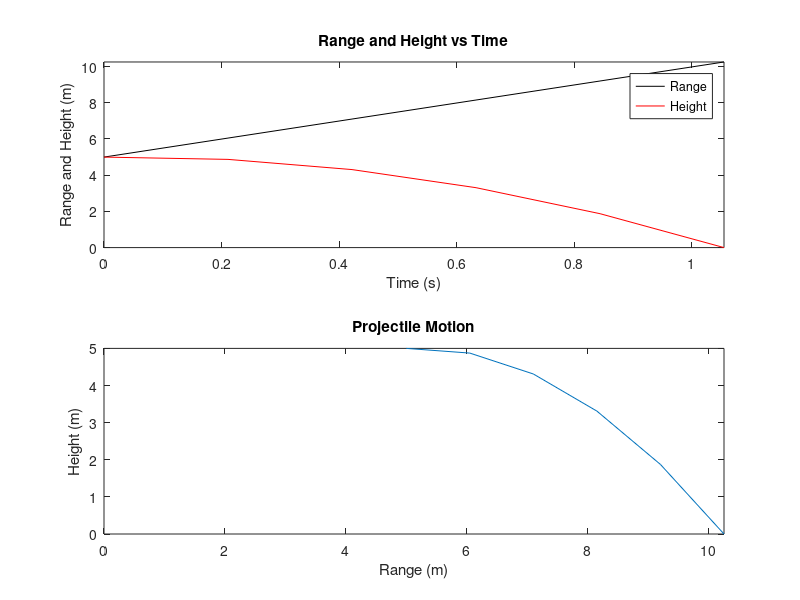

Write MATLAB code to recreate this figure.
% Coleman Lyski
%
% September 12, 2016
%
% Lecture 4
clear; close all; home
%
% program to calculate height and range
% projectile motion
%
% variables:
% (x0,y0) - initial position
% ts - time step
% thd - firing angle in degrees
% v0 - firing velocity
% g - gravitational constant
% thr - firing angle in radians
% t - time vector
% thit - time for projectile to hit ground
% height - height of projectile
% range - distance down range of projectile
%
% input section
name = input('Enter your name ','s');
x0 = input('Enter the value for x0 in meters = ');
y0 = input('Enter the value for y0 in meters = ');
ts = input('Enter the number time steps = ');
thd = input('Enter value for firing angle in degrees = ');
v0 = input('Enter value for firing velocity in m/s = ');
g=9.81;
% engineering work
% convert to radians
thr=thd*pi/180;
% find time for projectile to hit ground
hit=roots([-.5*g v0*sin(thr) x0]);
thit=max(abs(hit));
% set time vector
t=0:thit/ts:thit;
% compute motion
height=-.5*g*t.^2+v0*sin(thr)*t+y0;
range=v0*cos(thr)*t+x0;
% output section
% plots
figure(1)
clf
subplot(2,1,1)
plot(t,range,'k',t,height,'r')
xlabel('Time (s)');
ylabel('Range and Height (m)');
title('Range and Height vs Time');
legend('Range','Height','location','best');
axis([0 thit 0 max(range)]);
subplot(2,1,2)
plot(range,height)
xlabel('Range (m)');
ylabel('Height (m)');
title('Projectile Motion');
axis([0 max(range) 0 max(height)])
% formatted output
home
fprintf('Name: %0s\n',name)
fprintf('\n\nYour input:\n')
fprintf('x0 = %0.2f m \t y0 = %0.2f m\n',x0,y0)
fprintf('Initial angle and velocity = %0.2f degrees fired at %0.2f m/s\n',thd,v0)
fprintf('\n\nYour output:\n')
fprintf('The time it took to hit the ground = %0.2f seconds\n',thit)
fprintf('The maximum height = %0.2f meters\n',max(height))
fprintf('The total distance down range = %0.2f meters\n',max(range))

